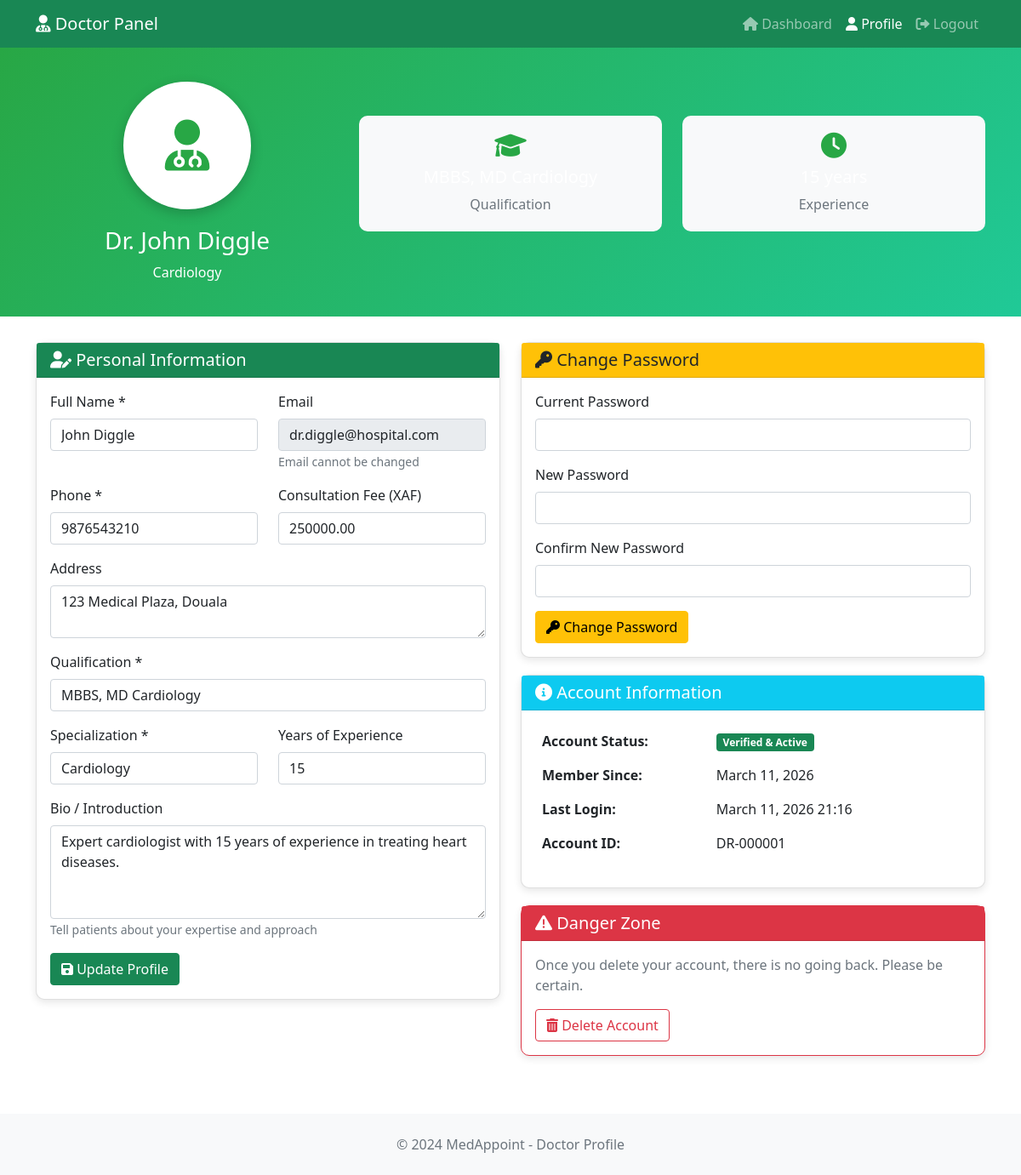
Page /doctor/profile.php (signed in) on the committed database.
### tables this page shows
CREATE TABLE doctors (
    id INT PRIMARY KEY AUTO_INCREMENT,
    user_id INT UNIQUE NOT NULL,
    specialization VARCHAR(100),
    qualification TEXT,
    experience_years INT,
    consultation_fee DECIMAL(10,2),
    bio TEXT,
    FOREIGN KEY (user_id) REFERENCES users(id) ON DELETE CASCADE
);

CREATE TABLE users (
    id INT PRIMARY KEY AUTO_INCREMENT,
    role ENUM('patient', 'doctor', 'admin') NOT NULL,
    email VARCHAR(100) UNIQUE NOT NULL,
    password VARCHAR(255) NOT NULL,
    full_name VARCHAR(100) NOT NULL,
    phone VARCHAR(20),
    address TEXT,
    created_at TIMESTAMP DEFAULT CURRENT_TIMESTAMP,
    is_verified BOOLEAN DEFAULT FALSE,
    is_active BOOLEAN DEFAULT TRUE
);

### doctor/profile.php (the view, shortened to what this page needs)
<?php
$user_id = $_SESSION['user_id'];
$conn = getConnection();
$doctor_stmt = $conn->prepare("
    SELECT d.*, u.email, u.full_name, u.phone, u.address, u.created_at
    FROM doctors d
    JOIN users u ON d.user_id = u.id
    WHERE u.id = ?
");
$doctor_stmt->bind_param("i", $user_id);
$doctor_stmt->execute();
$doctor = $doctor_stmt->get_result()->fetch_assoc();
?>
<!DOCTYPE html>
<html lang="en">
<head>
    <link href="https://cdn.jsdelivr.net/npm/bootstrap@5.1.3/dist/css/bootstrap.min.css" rel="stylesheet">
    <link rel="stylesheet" href="https://cdnjs.cloudflare.com/ajax/libs/font-awesome/6.0.0/css/all.min.css">
</head>
<body>
    <nav class="navbar navbar-expand-lg navbar-dark bg-success">
        <div class="container">
            <a class="navbar-brand" href="dashboard.php">
                <i class="fas fa-user-md"></i> Doctor Panel
            </a>
            <div class="navbar-nav ms-auto">
                <a class="nav-link" href="dashboard.php"><i class="fas fa-home"></i> Dashboard</a>
                <a class="nav-link active" href="profile.php"><i class="fas fa-user"></i> Profile</a>
                <a class="nav-link" href="../auth/logout.php"><i class="fas fa-sign-out-alt"></i> Logout</a>
            </div>
        </div>
    </nav>
    <div class="profile-header">
        <div class="container">
            <div class="row align-items-center">
                <div class="col-md-4 text-center">
                    <div class="profile-avatar">
                        <i class="fas fa-user-md"></i>
                    </div>
                    <h3>Dr. <?php echo htmlspecialchars($doctor['full_name']); ?></h3>
                    <p class="mb-0"><?php echo htmlspecialchars($doctor['specialization'] ?? 'General Practitioner'); ?></p>
                </div>
                <div class="col-md-8">
                    <div class="row">
                        <div class="col-md-6">
                            <div class="stat-card">
                                <i class="fas fa-graduation-cap"></i>
                                <h5><?php echo htmlspecialchars($doctor['qualification'] ?? 'Not set'); ?></h5>
                                <p class="text-muted mb-0">Qualification</p>
                            </div>
                        </div>
                        <div class="col-md-6">
                            <div class="stat-card">
                                <i class="fas fa-clock"></i>
                                <h5><?php echo htmlspecialchars($doctor['experience_years'] ?? 0); ?> years</h5>
                                <p class="text-muted mb-0">Experience</p>
                            </div>
                        </div>
                    </div>
                </div>
            </div>
        </div>
    </div>
    <div class="container">
        <div class="row">
            <div class="col-md-6">
                <div class="card form-card">
                    <div class="card-header bg-success text-white">
                        <h5 class="mb-0"><i class="fas fa-user-edit"></i> Personal Information</h5>
                    </div>
                    <div class="card-body">
                        <form method="POST">
                            <div class="row">
                                <div class="col-md-6 mb-3">
                                    <label class="form-label">Full Name *</label>
                                    <input type="text" class="form-control" name="full_name"
                                           value="<?php echo htmlspecialchars($doctor['full_name']); ?>" required>
                                </div>
                                <div class="col-md-6 mb-3">
                                    <label class="form-label">Email</label>
                                    <input type="email" class="form-control"
                                           value="<?php echo htmlspecialchars($doctor['email']); ?>" disabled>
                                    <small class="text-muted">Email cannot be changed</small>
                                </div>
                            </div>
                            <div class="row">
                                <div class="col-md-6 mb-3">
                                    <label class="form-label">Phone *</label>
                                    <input type="tel" class="form-control" name="phone"
                                           value="<?php echo htmlspecialchars($doctor['phone'] ?? ''); ?>" required>
                                </div>
                                <div class="col-md-6 mb-3">
                                    <label class="form-label">Consultation Fee (XAF)</label>
                                    <input type="number" class="form-control" name="consultation_fee"
                                           value="<?php echo htmlspecialchars($doctor['consultation_fee'] ?? ''); ?>" step="0.01">
                                </div>
                            </div>
                            <div class="mb-3">
                                <label class="form-label">Address</label>
                                <textarea class="form-control" name="address" rows="2"><?php echo htmlspecialchars($doctor['address'] ?? ''); ?></textarea>
                            </div>
                            <div class="mb-3">
                                <label class="form-label">Qualification *</label>
                                <input type="text" class="form-control" name="qualification"
                                       value="<?php echo htmlspecialchars($doctor['qualification'] ?? ''); ?>" required>
                            </div>
                            <div class="row">
                                <div class="col-md-6 mb-3">
                                    <label class="form-label">Specialization *</label>
                                    <input type="text" class="form-control" name="specialization"
                                           value="<?php echo htmlspecialchars($doctor['specialization'] ?? ''); ?>" required>
                                </div>
                                <div class="col-md-6 mb-3">
                                    <label class="form-label">Years of Experience</label>
                                    <input type="number" class="form-control" name="experience"
                                           value="<?php echo htmlspecialchars($doctor['experience_years'] ?? 0); ?>" min="0" max="50">
                                </div>
                            </div>
                            <div class="mb-3">
                                <label class="form-label">Bio / Introduction</label>
                                <textarea class="form-control" name="bio" rows="4"><?php echo htmlspecialchars($doctor['bio'] ?? ''); ?></textarea>
                                <small class="text-muted">Tell patients about your expertise and approach</small>
                            </div>
                            <button type="submit" class="btn btn-success">
                                <i class="fas fa-save"></i> Update Profile
                            </button>
                        </form>
                    </div>
                </div>
            </div>
            <div class="col-md-6">
                <div class="card form-card">
                    <div class="card-header bg-warning">
                        <h5 class="mb-0"><i class="fas fa-key"></i> Change Password</h5>
                    </div>
                    <div class="card-body">
                        <form method="POST">
                            <div class="mb-3">
                                <label class="form-label">Current Password</label>
                                <input type="password" class="form-control" name="current_password" required>
                            </div>
                            <div class="mb-3">
                                <label class="form-label">New Password</label>
                                <input type="password" class="form-control" name="new_password" required>
                            </div>
                            <div class="mb-3">
                                <label class="form-label">Confirm New Password</label>
                                <input type="password" class="form-control" name="confirm_password" required>
                            </div>
                            <button type="submit" class="btn btn-warning">
                                <i class="fas fa-key"></i> Change Password
                            </button>
                        </form>
                    </div>
                </div>
                <div class="card form-card">
                    <div class="card-header bg-info text-white">
                        <h5 class="mb-0"><i class="fas fa-info-circle"></i> Account Information</h5>
                    </div>
                    <div class="card-body">
                        <table class="table table-borderless">
                            <tr>
                                <th width="40%">Account Status:</th>
                                <td>
                                    <?php
                                    $status = $conn->query("SELECT is_verified, is_active FROM users WHERE id = $user_id")->fetch_assoc();
                                    if($status['is_verified'] && $status['is_active']) {
                                        echo '<span class="badge bg-success">Verified & Active</span>';
                                    } elseif(!$status['is_verified']) {
                                        echo '<span class="badge bg-warning">Pending Verification</span>';
                                    } else {
                                        echo '<span class="badge bg-danger">Inactive</span>';
                                    }
                                    ?>
                                </td>
                            </tr>
                            <tr>
                                <th>Member Since:</th>
                                <td><?php echo date('F d, Y', strtotime($doctor['created_at'])); ?></td>
                            </tr>
                            <tr>
                                <th>Last Login:</th>
                                <td><?php echo date('F d, Y H:i', $_SESSION['last_login'] ?? time()); ?></td>
                            </tr>
                            <tr>
                                <th>Account ID:</th>
                                <td>DR-<?php echo str_pad($doctor['id'], 6, '0', STR_PAD_LEFT); ?></td>
                            </tr>
                        </table>
                    </div>
                </div>
                <div class="card form-card border-danger">
                    <div class="card-header bg-danger text-white">
                        <h5 class="mb-0"><i class="fas fa-exclamation-triangle"></i> Danger Zone</h5>
                    </div>
                    <div class="card-body">
                        <p class="text-muted">Once you delete your account, there is no going back. Please be certain.</p>
                        <button class="btn btn-outline-danger" onclick="confirmDelete()">
                            <i class="fas fa-trash-alt"></i> Delete Account
                        </button>
                    </div>
                </div>
            </div>
        </div>
    </div>
    <footer class="bg-light mt-5 py-4">
        <div class="container text-center">
            <p class="mb-0 text-muted">© 2024 MedAppoint - Doctor Profile</p>
        </div>
    </footer>
</body>
</html>

### doctor/profile.php (style rules this page uses)
.profile-header { background: linear-gradient(135deg, #28a745 0%, #20c997 100%); color: white; padding: 40px 0; margin-bottom: 30px; }
.profile-avatar { width: 150px; height: 150px; border-radius: 50%; background: white; display: flex; align-items: center; justify-content: center; margin: 0 auto 20px; font-size: 60px; color: #28a745; border: 5px solid white; box-shadow: 0 5px 15px rgba(0,0,0,0.2); }
.form-card { border-radius: 10px; box-shadow: 0 3px 10px rgba(0,0,0,0.1); margin-bottom: 20px; }
.stat-card { background: #f8f9fa; border-radius: 10px; padding: 20px; text-align: center; margin-bottom: 20px; }
.stat-card i { font-size: 30px; color: #28a745; margin-bottom: 10px; }

### rows in the picture
doctors: user.full_name "John Diggle", specialization "Cardiology", full_name "John Diggle", user.email "dr.diggle@hospital.com", phone "9876543210", consultation_fee "250000.00", address "123 Medical Plaza, Douala", qualification "MBBS, MD Cardiology", experience "15", bio "Expert cardiologist with 15 years of experience in treating heart diseases.", user.created_at "March 11, 2026", id "000001"
